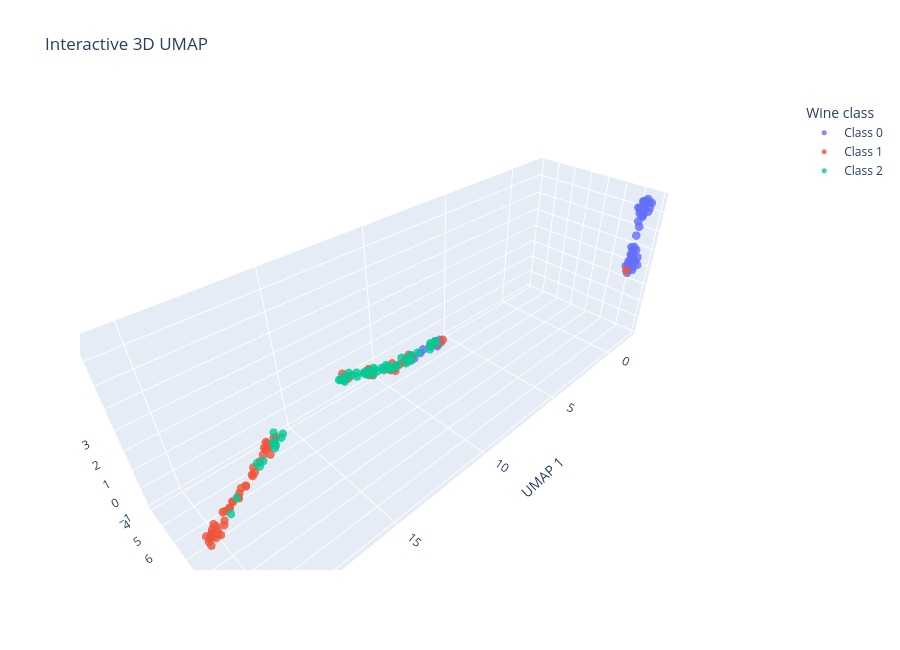

Write notebook code for a chart like this one.
### Code cell
import plotly.express as px

fig = px.scatter_3d(
    umap_3d, x=0, y=1, z=2,
    color=[f"Class {label}" for label in labels],
    labels={
        "0": "UMAP 1", "1": "UMAP 2", "2": "UMAP 3",
        "color": "Wine class",
    },
    title="Interactive 3D UMAP",
    opacity=0.8,
    height=650,
)
fig.update_traces(marker_size=5)
fig.update_layout(scene=dict(dragmode="orbit", aspectmode="data"))
fig.show()
